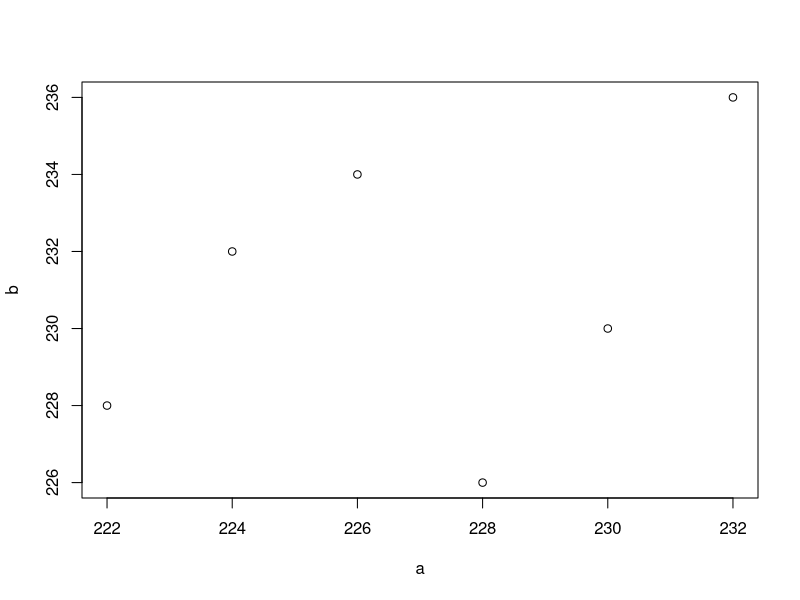

The R source for this figure:
## ---- chunk 1
knitr::opts_chunk$set(echo = TRUE)
## ---- chunk 2
a=c(224, 222, 228, 232, 226, 230)
b=c(232, 228, 226, 236, 234, 230)
length(a)
length(b)
## ---- chunk 3
mean(a)
sd(a)
## ---- chunk 4
mean(b)
sd(b)
## ---- chunk 5
shapiro.test(a)
## ---- chunk 6
shapiro.test(b)
## ---- chunk 7
plot(a,b)
## ---- chunk 8
var.test(a,b,alternative="two.sided")
## ---- chunk 9
t.test(a,b,alternative="less",var.equal=TRUE)
